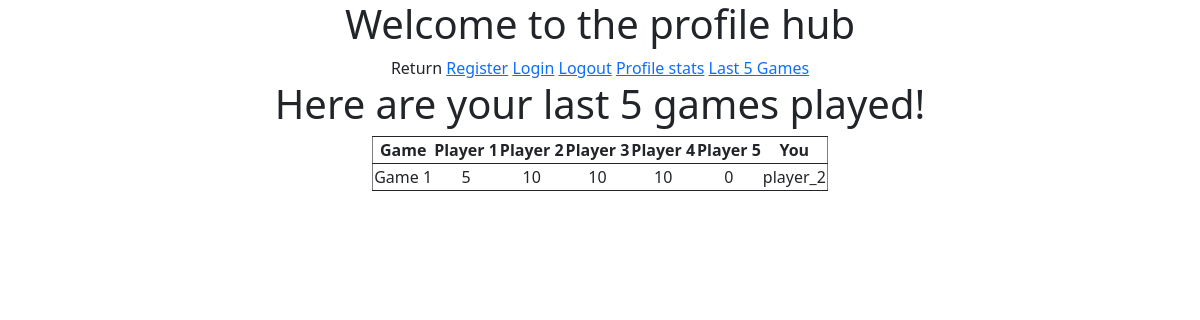
/last5games (signed in), run on the app's committed database.
### tables this page shows
CREATE TABLE Game_History (
                 RecordID integer NOT NULL UNIQUE,
                 username text NOT NULL,
                 GameID integer NOT NULL,
                 P1_Outcome integer NOT NULL,
                 P2_Outcome integer NOT NULL,
                 P3_Outcome integer,
                 P4_Outcome integer,
                 P5_Outcome integer,
                 playernumber text NOT NULL,
                 PRIMARY KEY (RecordID),
                 CONSTRAINT fk_users
                     FOREIGN KEY (username)
                     REFERENCES users(username)
                     ON DELETE CASCADE, 
                 CONSTRAINT fk_GameType
                     FOREIGN KEY (GameID)
                     REFERENCES GameType(GameID)
                 );

### app.py (the view)
@app.route("/last5games")
def last5games():
    if 'username' in session:
        connect = sqlite3.connect('./casino.db')
        cursor = connect.cursor()
        cursor.execute(f"""SELECT P1_Outcome, P2_Outcome, P3_Outcome, P4_Outcome, P5_Outcome, playernumber FROM Game_History WHERE username = '{session['username']}' ORDER BY RecordID ASC LIMIT 5 """)
        desc = cursor.description
        column_names = [col[0] for col in desc]
        data = [dict(zip(column_names, row))
                for row in cursor.fetchall()]
        return render_template("last_5_games.html", rows = data)
    else:
        return redirect('/login')

### templates/last_5_games.html (shortened to what this page needs)
{% extends 'mastertemplate.html' %}
{% block content %}
    <h1>Here are your last 5 games played!
    </h1>
    <body>
        <div class="centered-elements">
            <table border="1" align="center">
                <th>Game</th>
                <th>Player 1</th>
                <th>Player 2</th>
                <th>Player 3</th>
                <th>Player 4</th>
                <th>Player 5</th>
                <th>You</th>
                {%for row in rows%}
                <tr><td>Game {{loop.index}}</td><td>{{row.P1_Outcome}}</td><td>{{row.P2_Outcome}}</td><td>{{row.P3_Outcome}}</td><td>{{row.P4_Outcome}}</td><td>{{row.P5_Outcome}}</td><td>{{row.playernumber}}</td></tr>
                {% endfor %}
            </table>
        </div>
    </body>
{% endblock %}

### templates/mastertemplate.html (style rules this page uses)
nav, h1 { text-align: center; }

### templates/last_5_games.html (style rules this page uses)
h1, table { text-align: center; border-collapse: collapse; }
tr { border: solid; border-width: 1px 0; }
.centered-elements { text-align: center; align-items: center; justify-content: center; }

### data on the page
Game_History: P1_Outcome "5", P2_Outcome "10", P3_Outcome "10", P4_Outcome "10", P5_Outcome "0", playernumber "player_2"
